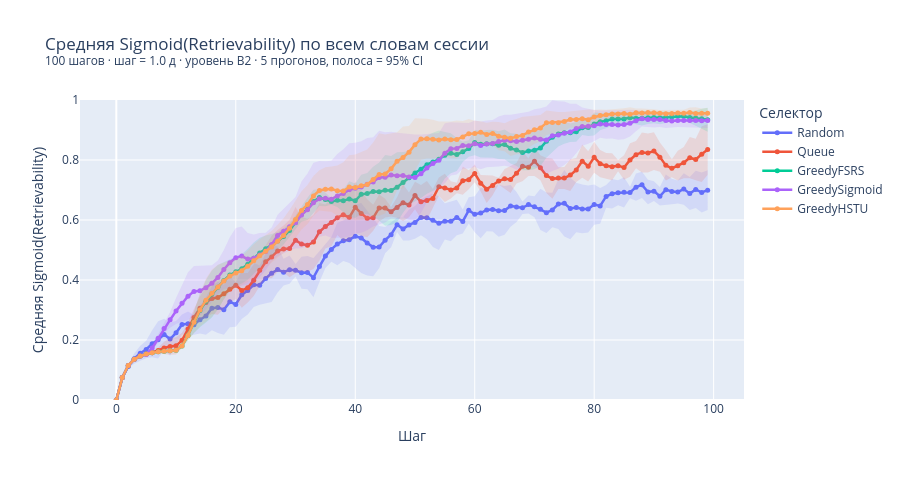

The code cell stored with this chart in its notebook:
### Code cell
_COLORS = [
    ("#636EFA", "rgba(99,110,250,0.15)"),
    ("#EF553B", "rgba(239,85,59,0.15)"),
    ("#00CC96", "rgba(0,204,150,0.15)"),
    ("#AB63FA", "rgba(171,99,250,0.15)"),
    ("#FFA15A", "rgba(255,161,90,0.15)"),
    ("#19D3F3", "rgba(25,211,243,0.15)"),
]
PALETTE = {
    name: {"line": line, "fill": fill}
    for (name, _, _), (line, fill) in zip(SELECTOR_CONFIGS, _COLORS)
}

selectors_to_plot = [name for name, _, _ in SELECTOR_CONFIGS]

fig = go.Figure()

for name in selectors_to_plot:
    sub = agg[agg["selector"] == name].sort_values("step")
    line_color = PALETTE[name]["line"]
    fill_color = PALETTE[name]["fill"]

    # CI band
    fig.add_trace(go.Scatter(
        x=pd.concat([sub["step"], sub["step"].iloc[::-1]]),
        y=pd.concat([sub["mean"] + sub["ci95"], (sub["mean"] - sub["ci95"]).iloc[::-1]]),
        fill="toself",
        fillcolor=fill_color,
        line=dict(color="rgba(0,0,0,0)"),
        showlegend=False,
        hoverinfo="skip",
    ))

    fig.add_trace(go.Scatter(
        x=sub["step"],
        y=sub["mean"],
        mode="lines+markers",
        name=name,
        line=dict(color=line_color, width=2.5),
        marker=dict(size=5),
    ))

metric_label = "Retrievability" if METRIC == "retrievability" else "Sigmoid(Retrievability)"
fig.update_layout(
    title=(
        f"Средняя {metric_label} по всем словам сессии<br>"
        f"<sup>{N_STEPS} шагов · шаг = {STEP_DAYS} д · уровень {LEVEL} · "
        f"{N_SEEDS} прогонов, полоса = 95% CI</sup>"
    ),
    xaxis_title="Шаг",
    yaxis_title=f"Средняя {metric_label}",
    yaxis=dict(range=[0, 1.0]),
    height=480,
    legend=dict(title="Селектор"),
)
fig.show()
